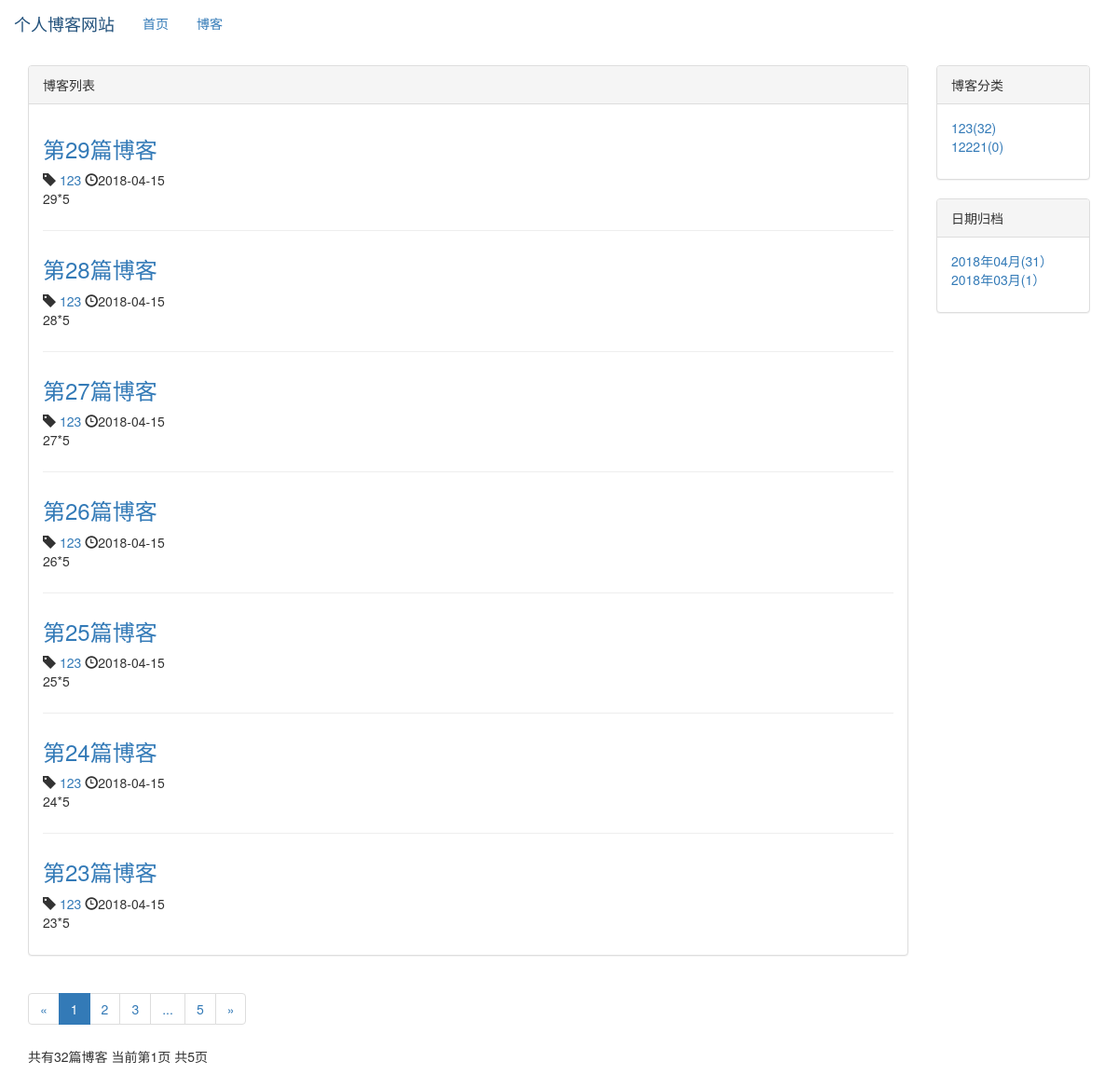
/blog/, run on an earlier commit of the app's database.
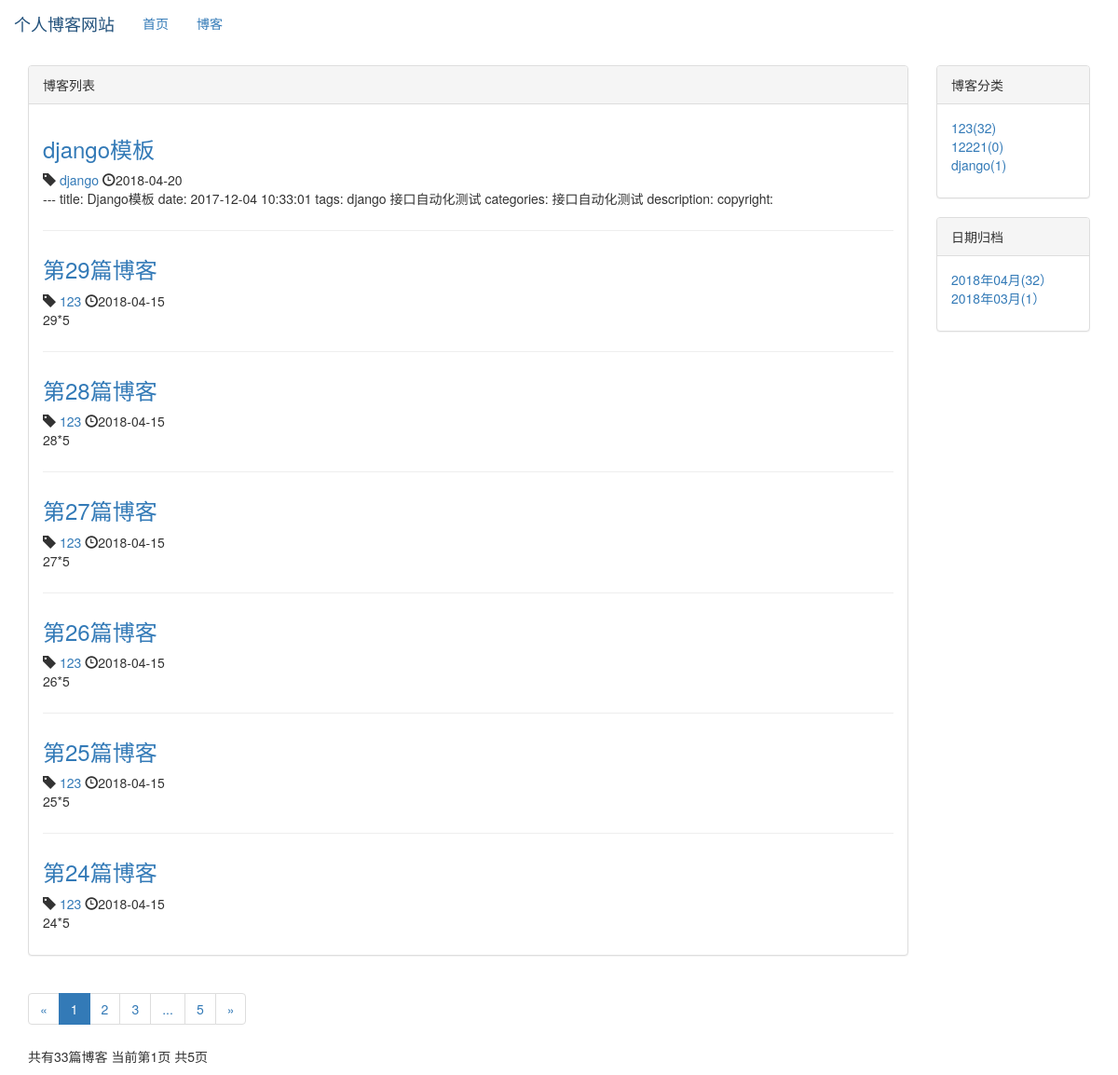
And on a later commit of the database.
### blog/models.py (models this page shows, shortened)
class Blog(models.Model):
    title = models.CharField(max_length=50)
    blog_type = models.ForeignKey(BlogType,on_delete=models.DO_NOTHING)
    content = RichTextUploadingField()
    author = models.ForeignKey(User,on_delete=models.DO_NOTHING)
    created_time = models.DateTimeField(auto_now_add=True)
    last_updated_time = models.DateTimeField(auto_now=True)
    class Meta:
        ordering = ['-created_time']

class BlogType(models.Model):
    type_name = models.CharField(max_length=15)
    def __str__(self):
        return self.type_name

### blog/views.py (the view)
# urls.py: path('',views.blog_list,name='blog_list'),
def blog_list(requset):
    blogs_all_list = Blog.objects.all()
    context = get_blog_list_common_data(requset,blogs_all_list)
    return  render_to_response('blog/blog_list.html', context)

### blog/templates/blog/blog_list.html (shortened to what the changed rows need)
{% extends 'base.html' %}
{% load staticfiles %}
{% block henader-extend %}
    <link rel="stylesheet" href="{% static 'blog/blog.css' %}">
{% endblock %}
{% block content %}
    <div class="container">
        <div class="row">
                <div class="ccol-xs-12 clo-sm-8 col-md-9 col-lg-10">
                    <div class="panel panel-default">
                        <div class="panel-body">
                            {% for blog in blogs %}
                                <div class="blog">
                                <h3> <a href="{% url 'blog_detail' blog.pk %}">{{ blog.title }}</a></h3>
                                <p class="blog-info">
                                   <span class="glyphicon glyphicon-tag"></span><a href="{% url 'blogs_with_type' blog.blog_type.pk %}"> {{ blog.blog_type}}</a>
                                   <span class="glyphicon glyphicon-time"></span>{{ blog.created_time|date:"Y-m-d" }}
                                </p>
                                    <p>{{ blog.content|striptags| truncatechars:120}}</p>
                                </div>
                            {% empty %}
                                <div class="blog">
                                <h3>暂无博客，敬请期待</h3>
                                </div>
                            {% endfor %}
                        </div>
                    </div>
                 <div>
                          <ul class="pagination">
                            <li>
                            </li>
                              {% for page_num in page_range%}
                                  {% if page_num == page_of_blogs.number %}
                                      <li class="active"><span>{{ page_num }}</span> </li>
                                  {% else %}
                                      {% if page_num == '...' %}
                                          <li><span>{{ page_num }}</span> </li>
                                      {% else %}
                                          <li><a href="?page={{page_num}}">{{ page_num}}</a></li>
                                      {% endif %}
                                  {% endif %}
                              {% endfor %}
                              <li>
                            </li>
                          </ul>
                          <p>
                              共有{{ page_of_blogs.paginator.count}}篇博客
                              当前第{{ page_of_blogs.number }}页
                              共{{num_pages}}页
                          </p>
                    </div>
                 </div>
                 <div class="hidden-xs col-sm-4 col-md-3 col-lg-2">
                  <div class="panel panel-default">
                      <div class="panel-body">
                        <ul class="blog-tyles" style="list-style-type: none">
                            {% for blog_type in blog_types %}
                                <li><a href="{% url 'blogs_with_type' blog_type.pk %}">{{ blog_type.type_name }}({{ blog_type.blog_count }})</a></li>
                            {% empty %}
                                 <li>暂无分类</li>
                            {% endfor %}
                        </ul>
                </div>
        </div>
                  <div class="panel panel-default">
                      <div class="panel-body">
                          <ul>
                              {% for blog_date,blog_count in blog_dates.items %}
                                  <li>
                                      <a href="{% url 'blogs_with_date' blog_date.year blog_date.month %}">
                                          {{ blog_date|date:"Y年m月"}}({{ blog_count }}）
                                      </a>
                                  </li>
                              {% endfor %}
                          </ul>
                      </div>
                  </div>
     </div>
    </div>
{% endblock %}

What changed in the data, as far as the page shows it:
no longer on this page (row unchanged): Blog: title "第23篇博客", blog_type "123", created_time "2018-04-15", content "23*5"
added Blog: title "django模板", blog_type "django", created_time "2018-04-20", content "--- title: Django模板 date: 2017-12-04 10:33:01 tags: django 接口自动化测试 categories: 接口自动化测试 description: copyright:"
added BlogType: type_name "django", blog_count "1"
Also different on the page:
{{ page_of_blogs.paginator.count }}: "32" → "33"
new list line: "2018年04月 ( 32 ）"
list line gone: "2018年04月 ( 31 ）"
